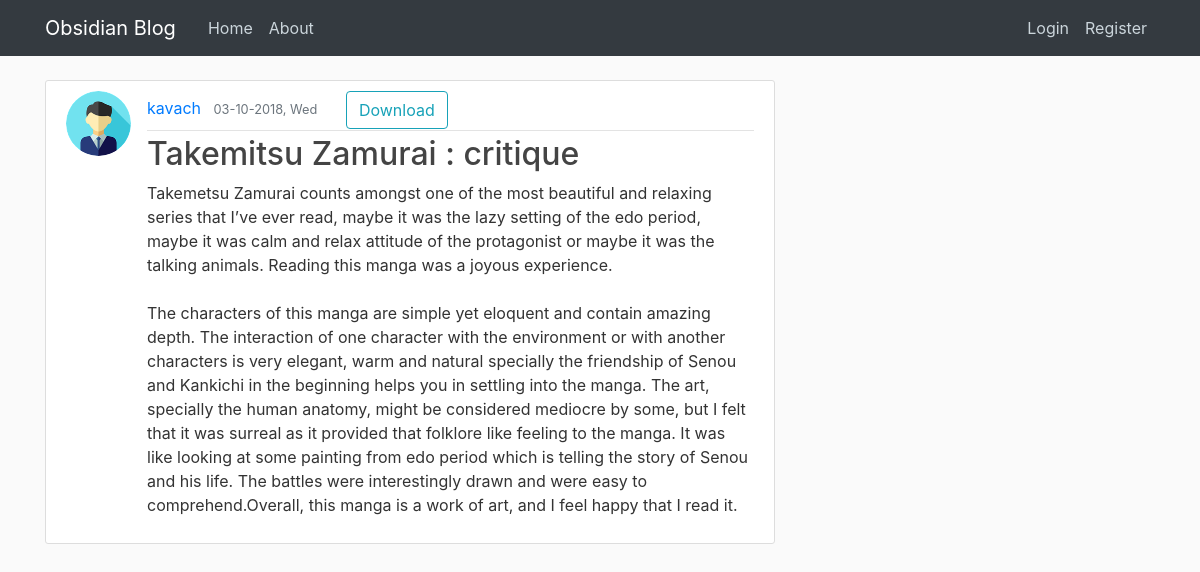
/post/11, run on the app's committed database.
### flaskblog/models.py (models this page shows, shortened)
class User(db.Model, UserMixin):
    id = db.Column(db.Integer, primary_key=True)
    username = db.Column(db.String(20), unique=True, nullable=False)
    email = db.Column(db.String(120), unique=True, nullable=False)
    image_file = db.Column(db.String(20), nullable=False, default='default.jpg')
    password = db.Column(db.String(60), nullable=False)
    posts = db.relationship('Post', backref='author', lazy=True)

class Post(db.Model):
    id = db.Column(db.Integer, primary_key=True)
    title = db.Column(db.String(100), nullable=False)
    date_posted = db.Column(db.DateTime, nullable=False, default=datetime.utcnow)
    content = db.Column(db.Text, nullable=False)
    user_id = db.Column(db.Integer, db.ForeignKey('user.id'), nullable=False)

### flaskblog/routes.py (the view)
@app.route('/post/<int:post_id>')
def post(post_id):
    post = Post.query.get_or_404(post_id)
    return render_template('post.html', title=post.title, post=post)

### flaskblog/templates/post.html (shortened to what this page needs)
{% extends "layout.html" %}
{% block content %}
    <article class="media content-section">
        <img class="rounded-circle article-img" src="{{ url_for('static', filename='profile_pics/' + post.author.image_file) }}">
        <div class="media-body">
            <div class="article-metadata">
                <a class="mr-2" href="{{ url_for('user_posts', username=post.author.username) }}">{{ post.author.username }}</a>
                <small class="text-muted">{{ post.date_posted.strftime('%d-%m-%Y, %a') }}</small>
                <a class="btn btn-outline-info ml-4" href="{{ url_for('download', post_id=post.id) }}">Download</a>
            </div>
            <h2 class="article-title">{{ post.title }}</h2>
            <p class="article-content">{{ post.content }}</p>
        </div>
    </article>
{% endblock content %}

### flaskblog/static/main.css (style rules this page uses)
body { background: #fafafa; color: #333333; margin-top: 5rem; }
h1, h2, h3, h4, h5, h6 { color: #444444; }
.content-section { background: #ffffff; padding: 10px 20px; border: 1px solid #dddddd; border-radius: 3px; margin-bottom: 20px; }
.article-title { color: #444444; }
.article-content { white-space: pre-line; }
.article-img { height: 65px; width: 65px; margin-right: 16px; }
.article-metadata { padding-bottom: 1px; margin-bottom: 4px; border-bottom: 1px solid #e3e3e3 }

### data on the page
User: image_file (picture), author.username "kavach"
Post: date_posted "03-10-2018, Wed", title "Takemitsu Zamurai : critique", content "Takemetsu Zamurai counts amongst one of the most beautiful and relaxing series that I’ve ever read, maybe it was the lazy setting of the edo period, maybe it was calm and relax attitude of the protagonist or maybe it was the talking animals. Reading this manga was a joyous experience. The characters of this manga are simple yet eloquent and contain amazing depth. The interaction of one character with the environment or with another characters is very elegant, warm and natural specially the friendship of Senou and Kankichi in the beginning helps you in settling into the manga. The art, specially the human anatomy, might be considered mediocre by some, but I felt that it was surreal as it…"
